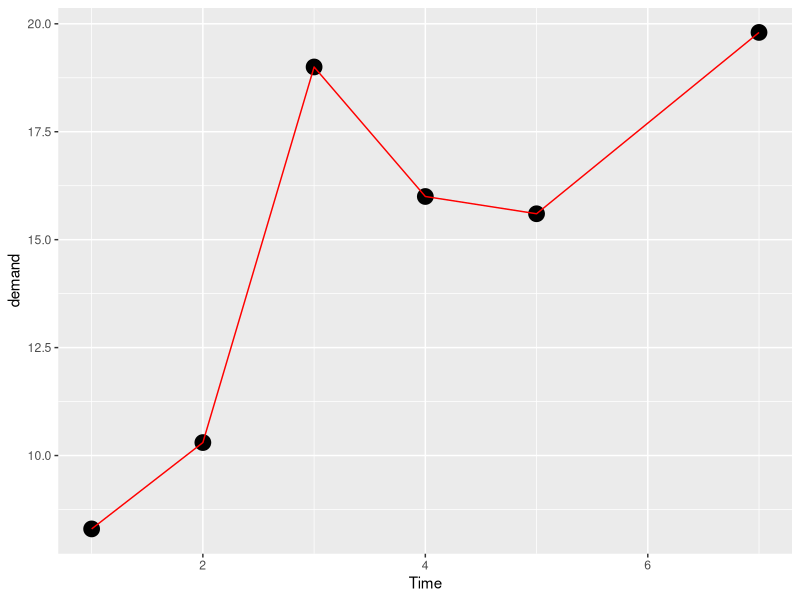
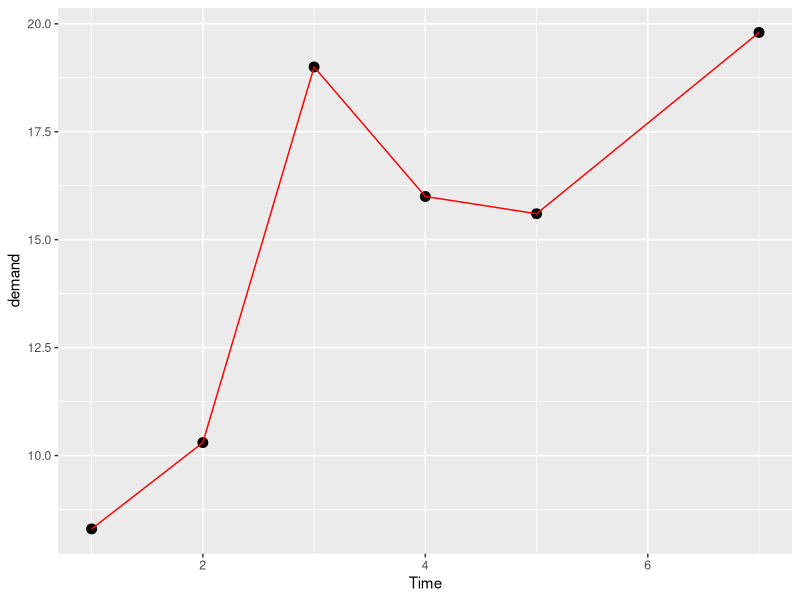
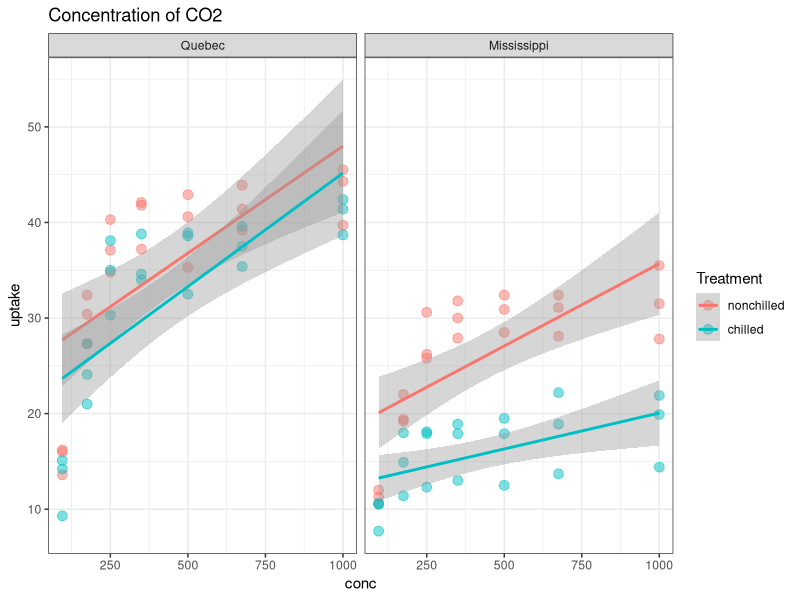
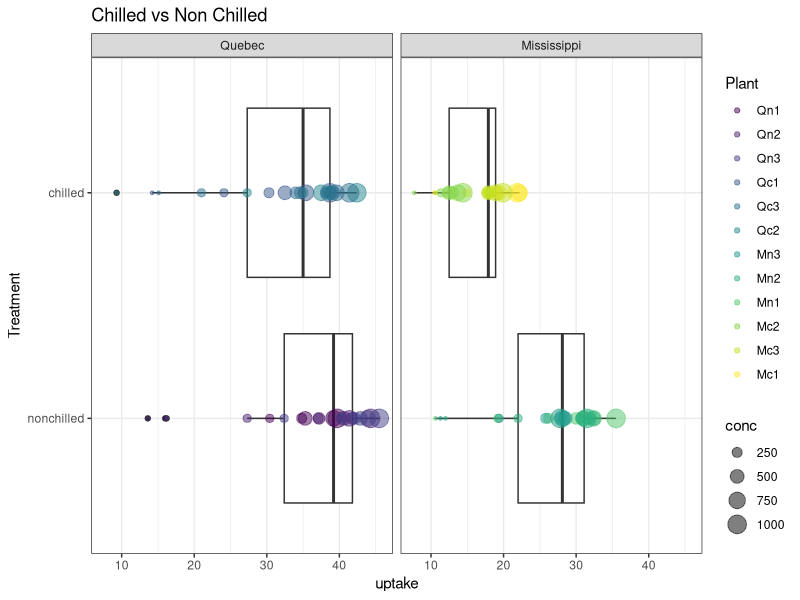
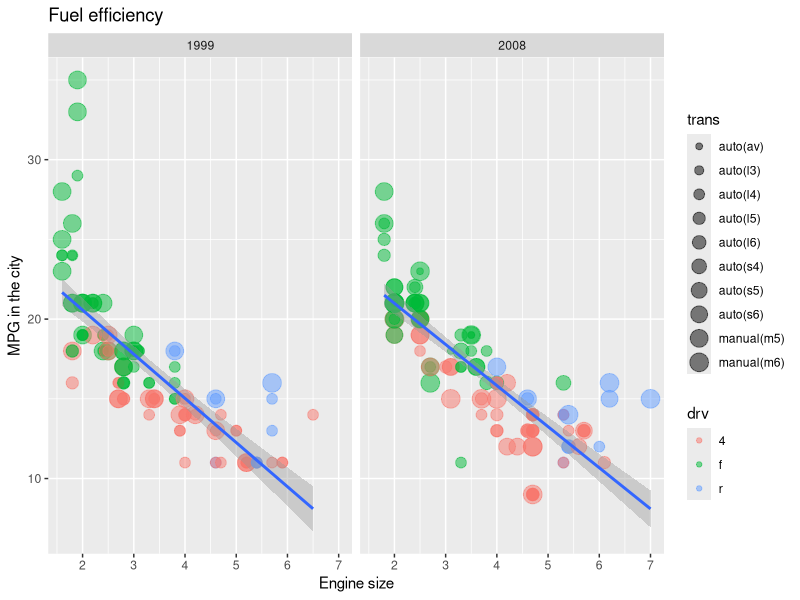

The R script that drew these images, in order: (Note: this script raises an error after producing the figures.)
library(ggplot2)
library(tidyr)

#  Tests
print("hello world")
y <- c(1, 2, 3)


# Check the data available in R
data()
# ?BOD <-- Run this command in R terminal


# --- ggplot example 1 (from example datasets) ---
ggplot(data = BOD, # Dataset.
       mapping = aes(x = Time, # Mapping the x and y axis.
                     y = demand)) +
  geom_point(size = 5) + # Displaying geometric points
  # and specifying the size.
  geom_line(colour = "red") # Displaying a line and specifying the colour.

# --- ggplot example 2 (from example datasets) ---
ggplot(BOD, aes(Time, demand)) + # ggplot assumes the BOD ref is for the
  # dataframe. It will also assume the first aes parameter is x and
  # the second is y.
  geom_point(size = 3) +
  geom_line(color = "red")
View(CO2)


# --- ggplot example 3 -> using tidyverse scatter plot ---
CO2 %>%
  ggplot(aes(conc, uptake,
             color = Treatment)) +
  geom_point(size = 3, alpha = 0.5) +
  geom_smooth(method = lm, se = TRUE) + # Smoothung method and confidence off.
  facet_wrap(~Type) +
  labs(title = "Concentration of CO2") +
  theme_bw()

# --- ggplot example 4 -> creating a boxplot ---#
CO2 %>%
  ggplot(aes(Treatment, uptake)) +
  geom_boxplot() +
  geom_point(alpha = 0.5, aes(size = conc, color = Plant)) + # this is mapping
  # the size of each data point based on the concentration.
  # also, each plant will have a color.
  facet_wrap(~Type) +
  coord_flip() + # Flips the plot on its side
  theme_bw() + # Theme of the plot frame.
  labs(title = "Chilled vs Non Chilled")


View(mpg)
# --- ggplot example 5 -> scatter plot for mpg data ---#
class(mpg) # Checking the class type, which is <data.frame>
str(mpg) # Another way to check data type

colnames(mpg) # Checking the name of the columns

sum(is.na(mpg$cty)) # Checking if there are any NA values
# in the column. [1]0 means there are none.

mpg %>% # Pipe operator for mpg data.
  # filter(mpg$cty < 25) %>% # Using pipe again to filter outliers. NOT WORKING!
  ggplot(aes(displ, cty)) +
  geom_point(aes(colour = drv, size = trans),
             alpha = 0.5) +
  geom_smooth(method = lm) +
  facet_wrap(~year, nrow = 1) +
  labs(x = "Engine size",
    y = "MPG in the city",
    title = "Fuel efficiency"
  )
# The colour gets
# mapped to the drive and the size is dependent on the transmission.

### TEST FILTER NOT FUNCTIONING ###
filtered_mpg <- mpg %>%
  filter(cty < 25) %>%
  ggplot(filtered_mpg, aes(displ, cty))
